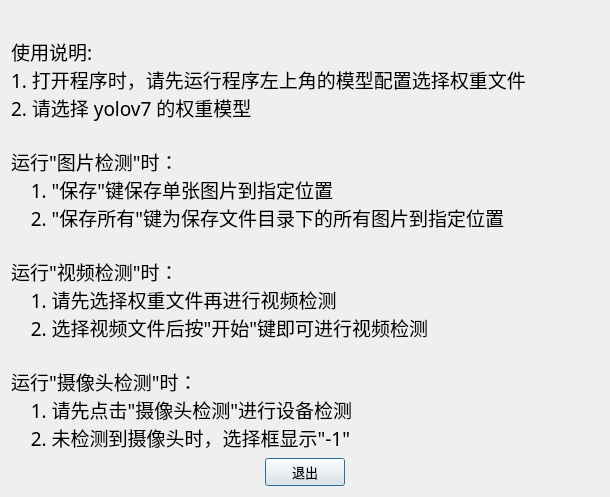
<?xml version="1.0" encoding="UTF-8"?>
<ui version="4.0">
 <class>Dialog</class>
 <widget class="QDialog" name="Dialog">
  <property name="geometry">
   <rect>
    <x>0</x>
    <y>0</y>
    <width>610</width>
    <height>481</height>
   </rect>
  </property>
  <property name="windowTitle">
   <string>使用说明</string>
  </property>
  <layout class="QVBoxLayout" name="verticalLayout">
   <item>
    <widget class="QLabel" name="label">
     <property name="font">
      <font>
       <family>黑体</family>
       <pointsize>14</pointsize>
       <weight>50</weight>
       <italic>false</italic>
       <bold>false</bold>
       <underline>false</underline>
       <strikeout>false</strikeout>
      </font>
     </property>
     <property name="text">
      <string>
使用说明:
1. 打开程序时，请先运行程序左上角的模型配置选择权重文件
2. 请选择 yolov7 的权重模型

运行&quot;图片检测&quot;时：
    1. &quot;保存&quot;键保存单张图片到指定位置
    2. &quot;保存所有&quot;键为保存文件目录下的所有图片到指定位置

运行&quot;视频检测&quot;时：
    1. 请先选择权重文件再进行视频检测
    2. 选择视频文件后按&quot;开始&quot;键即可进行视频检测

运行&quot;摄像头检测&quot;时：
    1. 请先点击&quot;摄像头检测&quot;进行设备检测
    2. 未检测到摄像头时，选择框显示&quot;-1&quot;</string>
     </property>
     <property name="alignment">
      <set>Qt::AlignLeading|Qt::AlignLeft|Qt::AlignTop</set>
     </property>
    </widget>
   </item>
   <item alignment="Qt::AlignHCenter">
    <widget class="QPushButton" name="pushButton_r">
     <property name="maximumSize">
      <size>
       <width>80</width>
       <height>30</height>
      </size>
     </property>
     <property name="font">
      <font>
       <pointsize>10</pointsize>
      </font>
     </property>
     <property name="text">
      <string>退出</string>
     </property>
    </widget>
   </item>
  </layout>
 </widget>
 <resources/>
 <connections/>
</ui>
